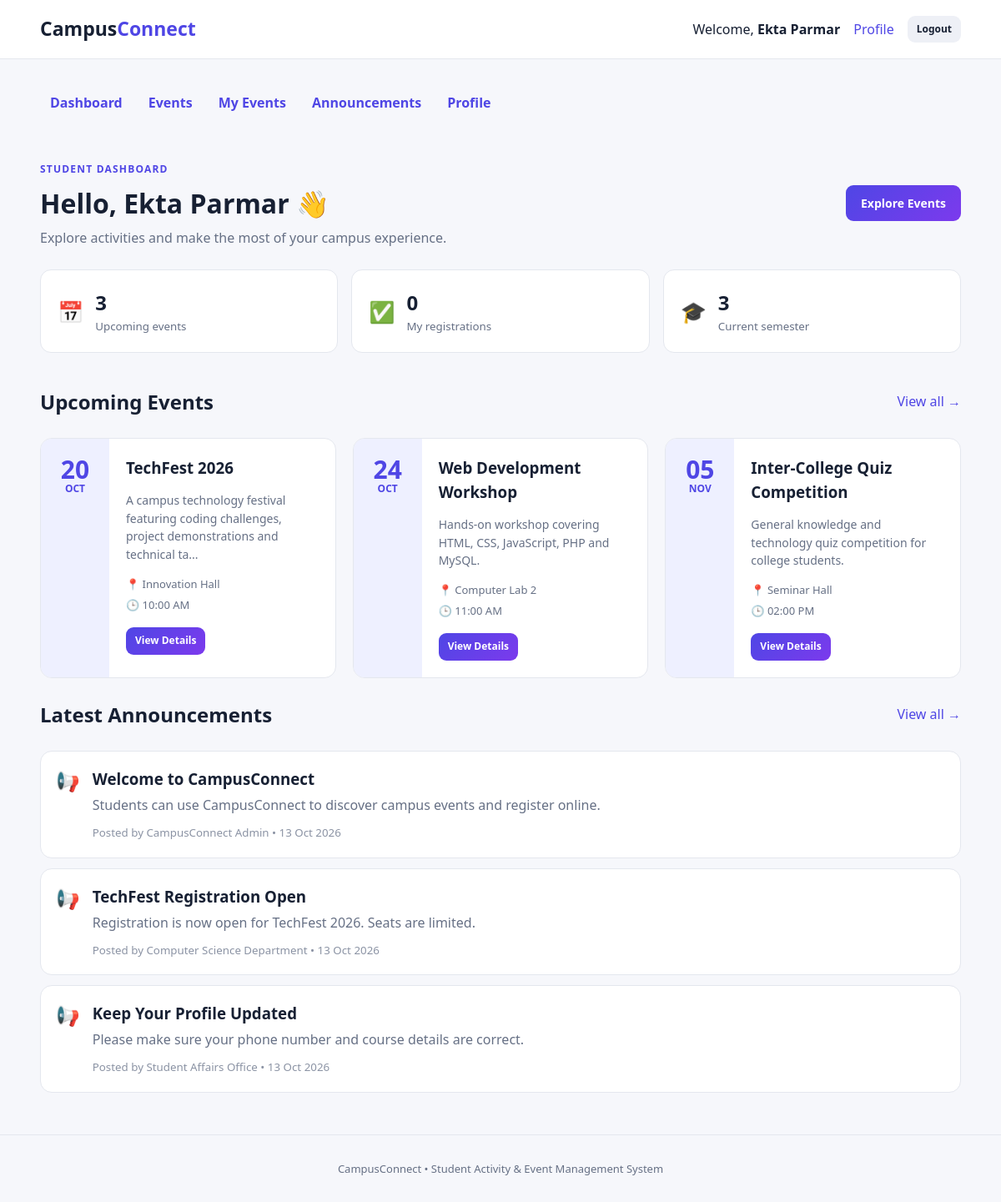
The page /student/dashboard.php (signed in) on the database its author committed.
### tables this page shows
CREATE TABLE students (
    id INT UNSIGNED AUTO_INCREMENT PRIMARY KEY,
    student_name VARCHAR(100) NOT NULL,
    enrollment_no VARCHAR(30) NOT NULL UNIQUE,
    email VARCHAR(150) NOT NULL UNIQUE,
    phone VARCHAR(20) DEFAULT NULL,
    course VARCHAR(120) NOT NULL,
    semester TINYINT UNSIGNED NOT NULL,
    password VARCHAR(255) NOT NULL,
    created_at TIMESTAMP DEFAULT CURRENT_TIMESTAMP
);

CREATE TABLE events (
    id INT UNSIGNED AUTO_INCREMENT PRIMARY KEY,
    title VARCHAR(150) NOT NULL,
    description TEXT NOT NULL,
    event_date DATE NOT NULL,
    event_time TIME NOT NULL,
    venue VARCHAR(150) NOT NULL,
    organizer VARCHAR(150) NOT NULL,
    max_seats INT UNSIGNED NOT NULL DEFAULT 100,
    created_at TIMESTAMP DEFAULT CURRENT_TIMESTAMP
);

CREATE TABLE announcements (
    id INT UNSIGNED AUTO_INCREMENT PRIMARY KEY,
    title VARCHAR(150) NOT NULL,
    message TEXT NOT NULL,
    posted_by VARCHAR(100) NOT NULL,
    created_at TIMESTAMP DEFAULT CURRENT_TIMESTAMP
);

### config.php (called while the page is built, shortened)
<?php
function db()
{
    static $pdo = null;
    if ($pdo === null) {
        $dsn = 'mysql:host=localhost;dbname=campusconnect;charset=utf8mb4';
        $pdo = new PDO($dsn, 'root', '', [
            PDO::ATTR_ERRMODE => PDO::ERRMODE_EXCEPTION,
            PDO::ATTR_DEFAULT_FETCH_MODE => PDO::FETCH_ASSOC,
            PDO::ATTR_EMULATE_PREPARES => false,
        ]);
    }
    return $pdo;
}
function e(mixed $value): string
{
    return htmlspecialchars((string) $value, ENT_QUOTES, 'UTF-8');
}
function current_student(): ?array
{
    $stmt = db()->prepare('SELECT * FROM students WHERE id = ?');
    $stmt->execute([$_SESSION['student_id']]);
    return $stmt->fetch() ?: null;
}
?>

### student/dashboard.php (the view, shortened to what this page needs)
<?php
require 'header.php';
$events = db()->query(
    "SELECT e.*,
            (SELECT COUNT(*) FROM event_registrations r WHERE r.event_id = e.id AND r.status = 'Registered') AS registered_count
     FROM events e
     WHERE e.event_date >= CURDATE()
     ORDER BY e.event_date, e.event_time
     LIMIT 3"
)->fetchAll();
$stmt = db()->prepare("SELECT COUNT(*) FROM event_registrations WHERE student_id = ? AND status = 'Registered'");
$stmt->execute([$student['id']]);
$my_registrations = (int) $stmt->fetchColumn();
$announcements = db()->query('SELECT * FROM announcements ORDER BY created_at DESC LIMIT 3')->fetchAll();
?>
<div class="welcome">
    <div>
        <span class="eyebrow">Student Dashboard</span>
        <h1>Hello, <?= e($student['student_name']) ?> 👋</h1>
        <p>Explore activities and make the most of your campus experience.</p>
    </div>
    <a class="btn btn-primary" href="events.php">Explore Events</a>
</div>
<div class="stats three-stats">
    <div class="stat"><span>📅</span><div><strong><?= count($events) ?></strong><small>Upcoming events</small></div></div>
    <div class="stat"><span>✅</span><div><strong><?= $my_registrations ?></strong><small>My registrations</small></div></div>
    <div class="stat"><span>🎓</span><div><strong><?= e($student['semester']) ?></strong><small>Current semester</small></div></div>
</div>
<div class="section-head"><h2>Upcoming Events</h2><a href="events.php">View all →</a></div>
<div class="cards three">
<?php foreach ($events as $event): ?>
    <article class="event-card">
        <div class="event-date"><?= date('d', strtotime($event['event_date'])) ?><small><?= date('M', strtotime($event['event_date'])) ?></small></div>
        <div class="event-body">
            <h3><?= e($event['title']) ?></h3>
            <p><?= e(mb_strimwidth($event['description'], 0, 100, '...')) ?></p>
            <div class="meta">📍 <?= e($event['venue']) ?></div>
            <div class="meta">🕒 <?= date('h:i A', strtotime($event['event_time'])) ?></div>
            <a class="btn btn-primary btn-sm" href="event.php?id=<?= $event['id'] ?>">View Details</a>
        </div>
    </article>
<?php endforeach; ?>
</div>
<div class="section-head"><h2>Latest Announcements</h2><a href="announcements.php">View all →</a></div>
<div class="announcement-list">
<?php foreach ($announcements as $announcement): ?>
    <article class="announcement">
        <div class="ann-icon">📢</div>
        <div>
            <h3><?= e($announcement['title']) ?></h3>
            <p><?= e($announcement['message']) ?></p>
            <small>Posted by <?= e($announcement['posted_by']) ?> • <?= date('d M Y', strtotime($announcement['created_at'])) ?></small>
        </div>
    </article>
<?php endforeach; ?>
</div>
<?php require 'footer.php'; ?>

### student/header.php (shortened to what this page needs)
<?php
require_once '../config.php';
$student = current_student();
?>
<!DOCTYPE html>
<html lang="en">
<head>
    <link rel="stylesheet" href="../assets/style.css">
</head>
<body>
<nav class="navbar">
    <div class="container nav-inner">
        <a class="brand" href="dashboard.php">Campus<span>Connect</span></a>
        <div class="nav-user">
            <span>Welcome, <strong><?= e($student['student_name']) ?></strong></span>
            <a href="profile.php">Profile</a>
            <a class="btn btn-light btn-sm" href="../logout.php">Logout</a>
        </div>
    </div>
</nav>
<div class="container page">
    <nav class="tabs">
        <a href="dashboard.php">Dashboard</a>
        <a href="events.php">Events</a>
        <a href="my_events.php">My Events</a>
        <a href="announcements.php">Announcements</a>
        <a href="profile.php">Profile</a>
    </nav>

### student/footer.php
</div>
<footer><div class="container">CampusConnect • Student Activity & Event Management System</div></footer>
</body>
</html>

### assets/style.css (style rules this page uses)
:root { --primary: #4f46e5; --secondary: #7c3aed; --dark: #172033; --muted: #667085; --background: #f6f7fb; --white: #ffffff; --border: #e4e7ee; --success: #087f5b; --danger: #c92a2a; }
* { box-sizing: border-box; }
body { margin: 0; font-family: "Segoe UI", Arial, sans-serif; color: var(--dark); background: var(--background); line-height: 1.55; }
a { color: var(--primary); text-decoration: none; }
.container { width: min(1120px, 92%); margin: auto; }
.navbar { background: var(--white); border-bottom: 1px solid var(--border); }
.nav-inner { min-height: 70px; display: flex; align-items: center; justify-content: space-between; gap: 20px; }
.brand { color: var(--dark); font-size: 23px; font-weight: 800; }
.brand span { color: var(--primary); }
.nav-actions, .nav-user { display: flex; align-items: center; gap: 16px; }
.btn { border: 0; border-radius: 9px; padding: 11px 18px; display: inline-block; font-weight: 700; cursor: pointer; font-size: 14px; }
.btn-primary { color: #fff; background: linear-gradient(135deg, var(--primary), var(--secondary)); }
.btn-light { color: var(--dark); background: #eef0f6; }
.btn-sm { padding: 7px 11px; font-size: 12px; }
.eyebrow { color: var(--primary); font-size: 12px; font-weight: 800; letter-spacing: 1.2px; text-transform: uppercase; }
.cards { display: grid; gap: 20px; }
.cards.three { grid-template-columns: repeat(3, 1fr); }
.feature-card, .event-card, .announcement, .profile-card, .admin-form { background: #fff; border: 1px solid var(--border); border-radius: 14px; }
.page { padding-top: 20px; }
.tabs { display: flex; gap: 7px; overflow-x: auto; padding: 12px 0 20px; }
.tabs a { padding: 8px 12px; border-radius: 7px; font-weight: 700; white-space: nowrap; }
.welcome, .page-title, .section-head { display: flex; justify-content: space-between; align-items: center; gap: 20px; margin: 25px 0; }
.welcome h1, .page-title h1 { margin: 5px 0; font-size: 32px; }
.welcome p, .page-title p { margin: 0; color: var(--muted); }
.section-head h2 { margin: 0; }
.stats { display: grid; grid-template-columns: repeat(4, 1fr); gap: 16px; margin: 25px 0 40px; }
.three-stats { grid-template-columns: repeat(3, 1fr); }
.stat { display: flex; align-items: center; gap: 14px; padding: 20px; background: #fff; border: 1px solid var(--border); border-radius: 13px; }
.stat > span { font-size: 25px; }
.stat strong, .stat small { display: block; }
.stat strong { font-size: 24px; }
.stat small { color: var(--muted); }
.event-card { display: flex; overflow: hidden; }
.event-date { min-width: 82px; padding: 20px 10px; color: var(--primary); background: #eef0ff; text-align: center; font-size: 30px; font-weight: 800; line-height: 1.1; }
.event-date small { display: block; font-size: 12px; text-transform: uppercase; }
.event-body { flex: 1; padding: 20px; }
.event-body h3 { margin: 0 0 8px; }
.event-body p { color: var(--muted); font-size: 14px; }
.meta { color: var(--muted); font-size: 13px; margin: 5px 0; }
.event-body .btn { margin-top: 12px; }
.announcement-list { display: grid; gap: 12px; }
.announcement { display: flex; align-items: flex-start; gap: 15px; padding: 18px; }
.ann-icon { font-size: 23px; }
.announcement h3 { margin: 0 0 5px; }
.announcement p { margin: 0 0 7px; color: var(--muted); }
.announcement small { color: #8b93a4; }
footer { padding: 30px 0; margin-top: 50px; color: var(--muted); font-size: 13px; text-align: center; border-top: 1px solid var(--border); }

### rows shown on the page
students: student_name "Ekta Parmar", semester "3"
events: event_date "20", event_date "OCT", title "TechFest 2026", description "A campus technology festival featuring coding challenges, project demonstrations and technical ta...", venue "Innovation Hall", event_time "10:00 AM"
events: event_date "24", event_date "OCT", title "Web Development Workshop", description "Hands-on workshop covering HTML, CSS, JavaScript, PHP and MySQL.", venue "Computer Lab 2", event_time "11:00 AM"
events: event_date "05", event_date "NOV", title "Inter-College Quiz Competition", description "General knowledge and technology quiz competition for college students.", venue "Seminar Hall", event_time "02:00 PM"
announcements: title "Welcome to CampusConnect", message "Students can use CampusConnect to discover campus events and register online.", posted_by "CampusConnect Admin", created_at "13 Oct 2026"
announcements: title "TechFest Registration Open", message "Registration is now open for TechFest 2026. Seats are limited.", posted_by "Computer Science Department", created_at "13 Oct 2026"
announcements: title "Keep Your Profile Updated", message "Please make sure your phone number and course details are correct.", posted_by "Student Affairs Office", created_at "13 Oct 2026"

### other values the page prints
count($events) "3"
$my_registrations "0"
